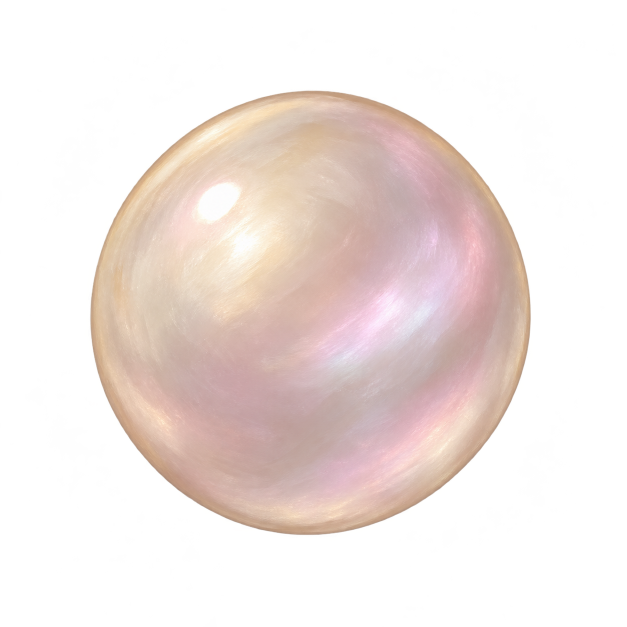
#> input picture assets/sources/art-fixes-2026-11-27/freshwater_pearl.png, 1254 x 1254 px (shown at 1/2 size); its folder holds 4 pictures in this run
$ python pack.py
#> lines starting #> are read from the running program, lines starting #| are printed output that depends on the picture
# Makes the seven drawings the 2026-11-27 art check redrew: each painting beside this file has the
# generator's faint halo cleared (alpha under 50 to 0), is cropped to its silhouette with a margin,
# scaled so its longer side is at most MOST pixels, and saved as assets/art/fixes/<id>.png. The
# manifests then cut the whole picture (src/art/collection.json, and for the pearl
# assets/discovery/ART-SOURCES.json with this pearl as its source), and pnpm run art:pack writes
# the wrappers and the WebP files. Run from the repository root with a Python that has Pillow:
# python3 assets/sources/art-fixes-2026-11-27/pack.py
import pathlib
from PIL import Image

HERE = pathlib.Path(__file__).parent
KINDS = {
    'freshwater_pearl': 'discovery', 'field_cricket': 'bugs', 'damselfly': 'bugs', 'pond_snail': 'fish',
    'whole_water_deer': 'tracks', 'morel': 'shoots', 'wild_garlic': 'shoots',
}
MOST = 640
MARGIN = 14
out_dir = pathlib.Path('assets/art/fixes')
out_dir.mkdir(parents=True, exist_ok=True)
for kind in KINDS:
    im = Image.open(HERE / f'{kind}.png').convert('RGBA')
#> im is the input picture: PIL image 1254x1254 RGBA; mean R, G, B, A 86.5, 75.3, 70.1, 97.5
    r, g, b, a = im.split()
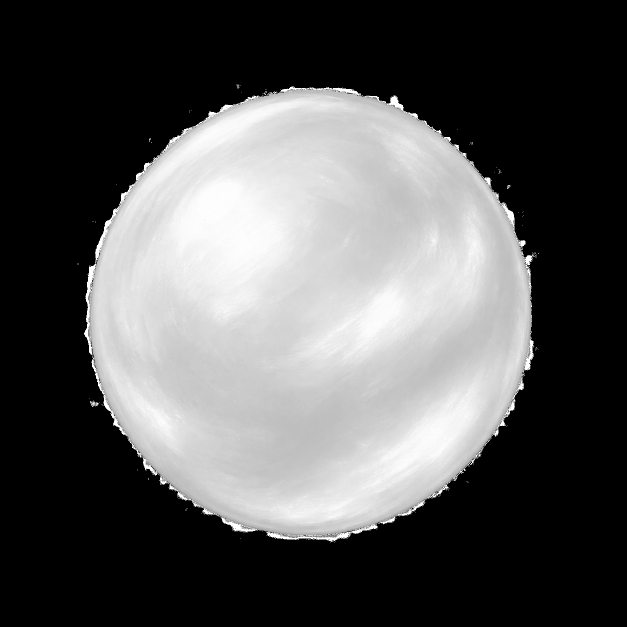
#> r: PIL image 1254x1254 L (shown at 1/2 size); min 0, max 255, mean 86.5
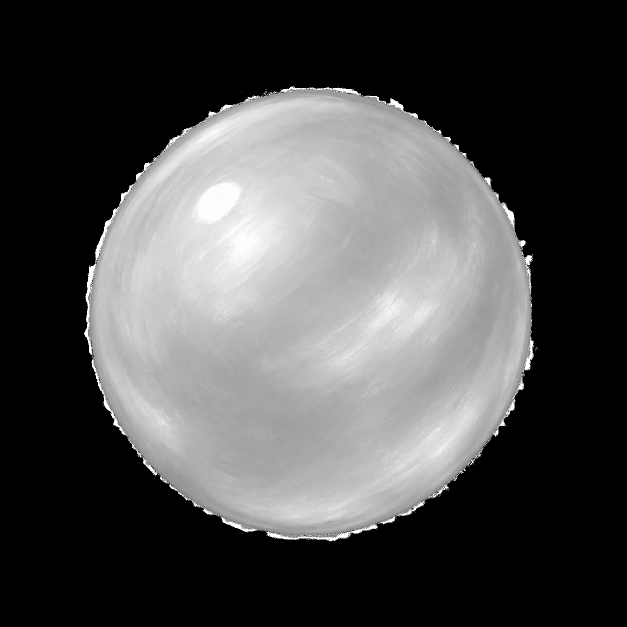
#> g: PIL image 1254x1254 L (shown at 1/2 size); min 0, max 255, mean 75.3
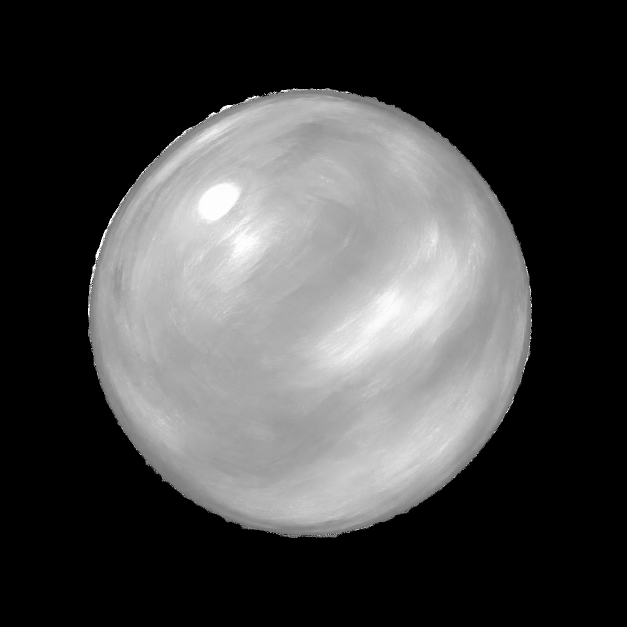
#> b: PIL image 1254x1254 L (shown at 1/2 size); min 0, max 255, mean 70.1
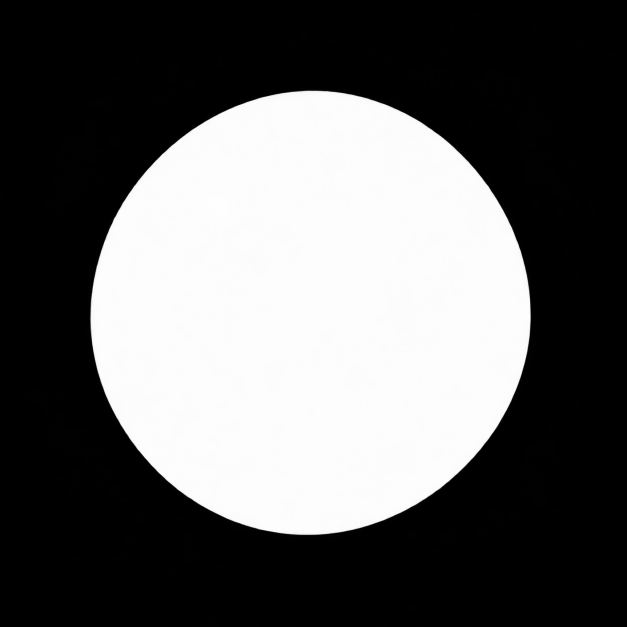
#> a: PIL image 1254x1254 L (shown at 1/2 size); min 0, max 255, mean 97.5
    a = a.point(lambda v: 0 if v < 50 else v)
    im = Image.merge('RGBA', (r, g, b, a))
    x0, y0, x1, y1 = a.getbbox()
#> x0 = 180; y0 = 181; x1 = 1062; y1 = 1070
    im = im.crop((max(0, x0 - MARGIN), max(0, y0 - MARGIN), min(im.width, x1 + MARGIN), min(im.height, y1 + MARGIN)))
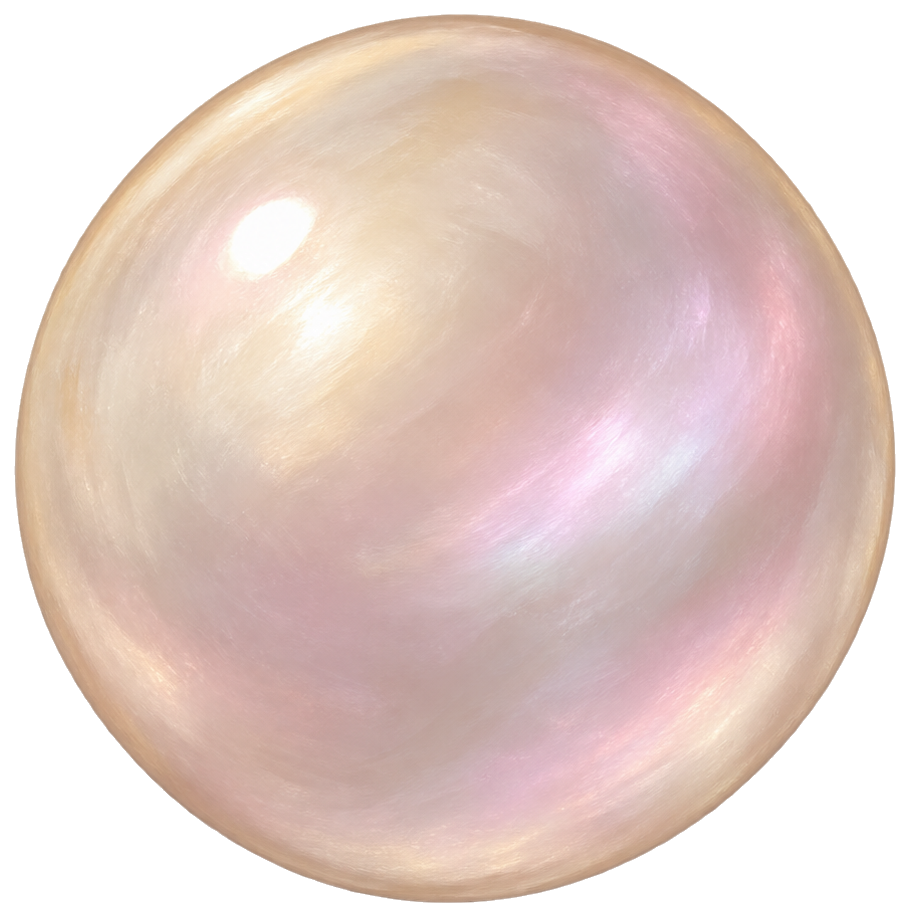
#> im: PIL image 910x917 RGBA; mean R, G, B, A 163.1, 141.9, 132.1, 183.6; transparent parts drawn white
    scale = min(1, MOST / max(im.size))
#> scale = 0.698
    if scale < 1:
        im = im.resize((round(im.width * scale), round(im.height * scale)), Image.LANCZOS)
#> im: PIL image 635x640 RGBA
    im.save(out_dir / f'{kind}.png', optimize=True)
    if kind == 'freshwater_pearl':
        im.save('assets/discovery/freshwater-pearl-source.png', optimize=True)
    print(kind, im.size)
#| freshwater_pearl (635, 640)
#> pass 2 of the loop `for kind in KINDS:`:
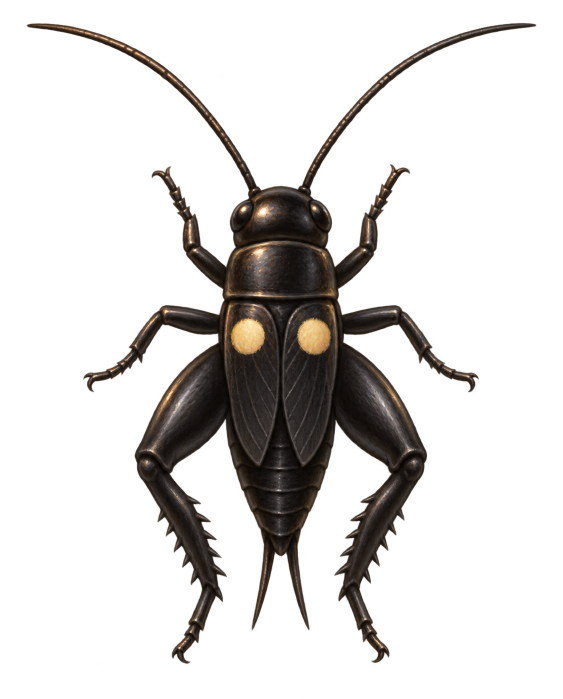
#> input picture assets/sources/art-fixes-2026-11-27/field_cricket.png, 1125 x 1398 px (shown at 1/2 size)
#> im is the input picture: PIL image 1125x1398 RGBA; mean R, G, B, A 11.5, 9.3, 7.6, 47
#> r: PIL image 1125x1398 L
#> g: PIL image 1125x1398 L
#> b: PIL image 1125x1398 L
#> `r, g, b, a = im.split()`:
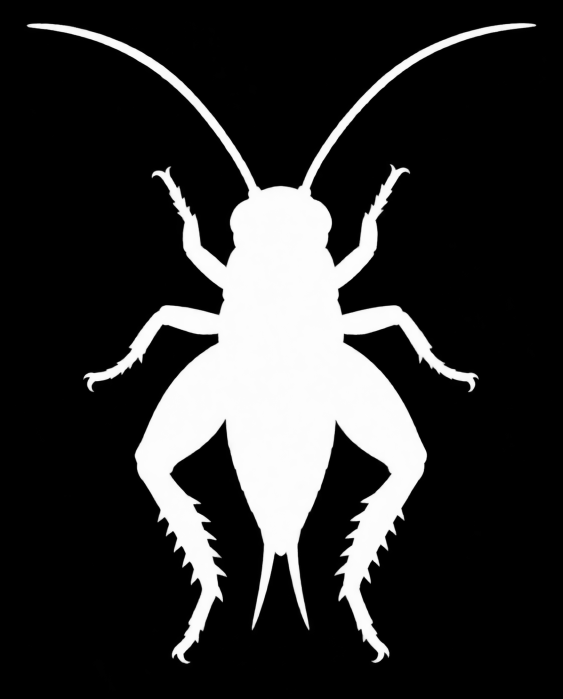
#> a: PIL image 1125x1398 L (shown at 1/2 size); min 0, max 255, mean 47
#> x0 = 53; y0 = 46; x1 = 1073; y1 = 1328
#> `im = im.resize((round(im.width * scale), round(im.height * scale)), Im..`:
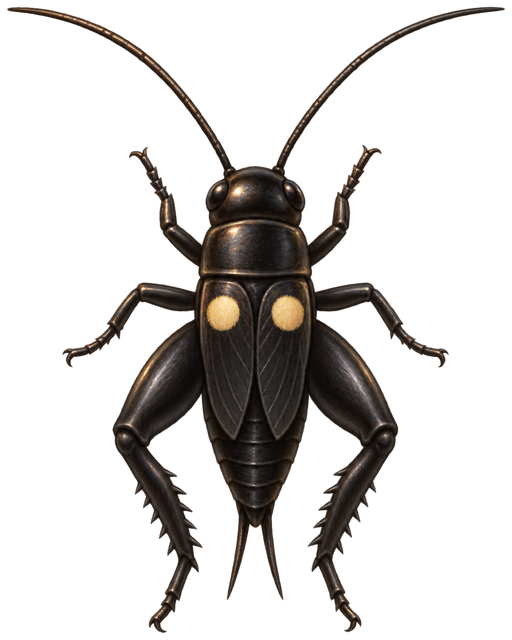
#> im: PIL image 512x640 RGBA; mean R, G, B, A 13, 10.4, 8.6, 53.8; transparent parts drawn white
#| field_cricket (512, 640)
#> pass 3 of the loop `for kind in KINDS:`:
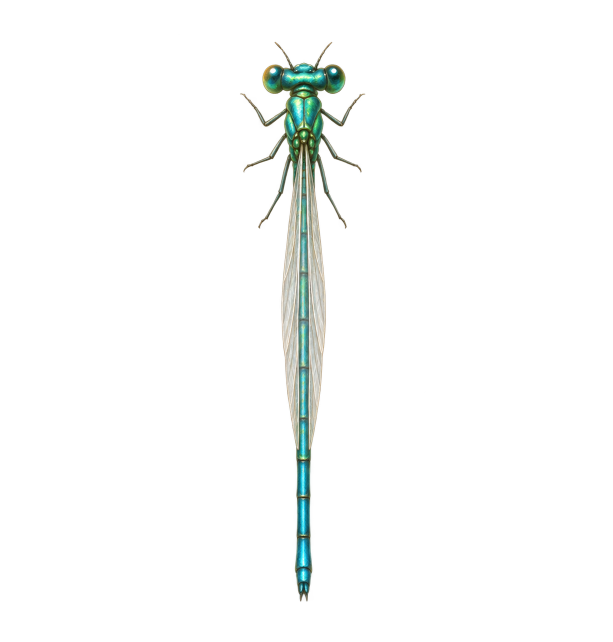
#> input picture assets/sources/art-fixes-2026-11-27/damselfly.png, 1225 x 1284 px (shown at 1/2 size)
#> im is the input picture: PIL image 1225x1284 RGBA; mean R, G, B, A 6.6, 8, 7.1, 10.8
#> r: PIL image 1225x1284 L
#> g: PIL image 1225x1284 L
#> b: PIL image 1225x1284 L
#> `r, g, b, a = im.split()`:
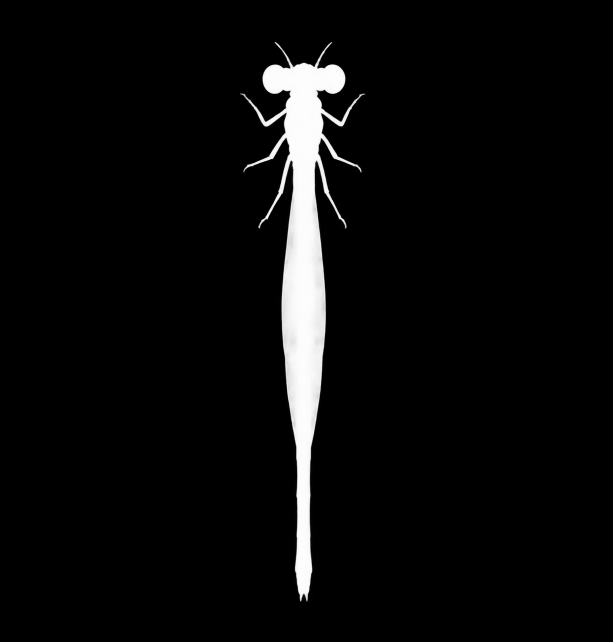
#> a: PIL image 1225x1284 L (shown at 1/2 size); min 0, max 255, mean 10.8
#> x0 = 480; y0 = 84; x1 = 731; y1 = 1203
#> `im = im.resize((round(im.width * scale), round(im.height * scale)), Im..`:
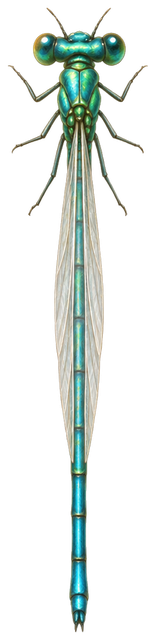
#> im: PIL image 156x640 RGBA; mean R, G, B, A 31.1, 37.5, 32.6, 53; transparent parts drawn white
#| damselfly (156, 640)
#> (the run stopped early here; a loop or call above may not have finished)
